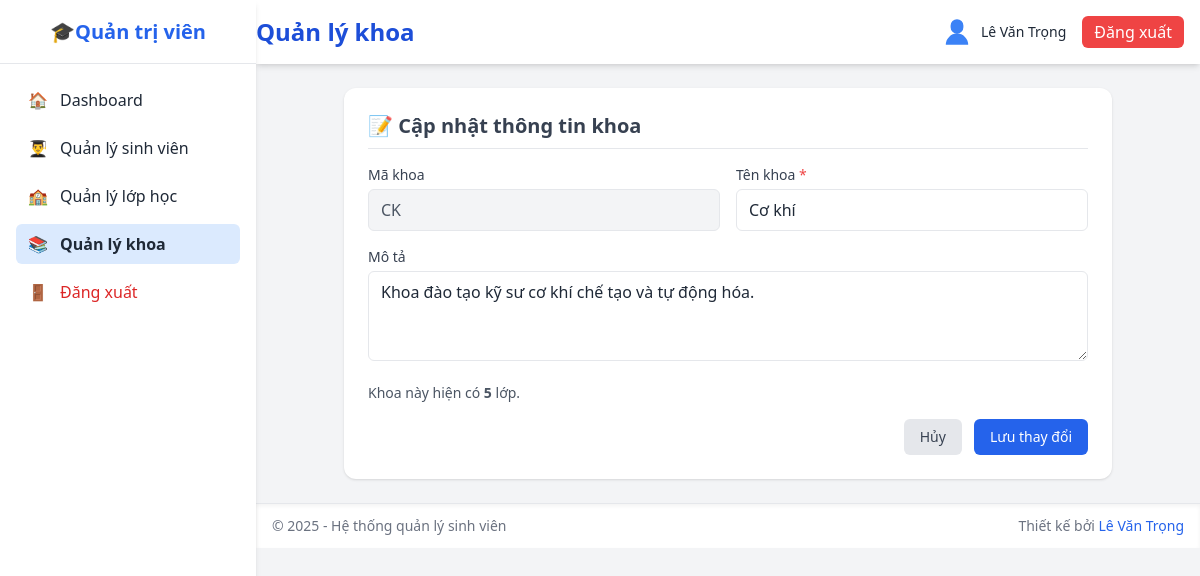
Screenshot of /admin/faculty_edit.php?makhoa=CK (signed in) with the database file from the repository.
### tables this page shows
CREATE TABLE `khoa` (
  `makhoa` varchar(20) NOT NULL,
  `tenkhoa` varchar(100) NOT NULL,
  `mota` text DEFAULT NULL
);

### database/pdo.php (called while the page is built, shortened)
<?php
class DB
{
    private static $pdo = null;
    private static function connect_pdo(): \PDO
    {
        $host = DB_HOST;
        $user = DB_USERNAME;
        $pass = DB_PASSWORD;
        $db   = DB_NAME;
        $charset = DB_CHARSET;
        $dsn = "mysql:host={$host};dbname={$db};charset={$charset}";
        try {
            $options = [
                \PDO::ATTR_ERRMODE => \PDO::ERRMODE_EXCEPTION,
                \PDO::ATTR_DEFAULT_FETCH_MODE => \PDO::FETCH_ASSOC,
                \PDO::ATTR_EMULATE_PREPARES => false,
            ];
            return new \PDO($dsn, $user, $pass, $options);
        } catch (\PDOException $e) {
            die('Kết nối PDO thất bại: ' . $e->getMessage());
        }
    }
    private static function init()
    {
        if (self::$pdo === null) {
            self::$pdo = self::connect_pdo();
        }
    }
    public static function getPdo()
    {
        return self::$pdo;
    }
    public static function selectOne(string $sql, array $params = []): ?array
    {
        $stmt = self::getPdo()->prepare($sql);
        $stmt->execute($params);
        $row = $stmt->fetch();
        return $row === false ? null : $row;
    }
}

### admin/faculty_edit.php (the view, shortened to what this page needs)
<?php
$makhoa = trim($_GET['makhoa'] ?? '');
$khoa = DB::selectOne('
    SELECT k.*, COUNT(l.malop) as solop
    FROM khoa k
    LEFT JOIN lop l ON k.makhoa = l.makhoa
    WHERE k.makhoa = :makhoa
    GROUP BY k.makhoa',
    ['makhoa' => $makhoa]
);
include('../includes/sidebar.php');
include('../includes/header.php');
?>
<div class="bg-white shadow rounded-xl p-6 max-w-3xl mx-auto">
    <h3 class="text-xl font-semibold mb-4 text-gray-700 border-b pb-2">📝 Cập nhật thông tin khoa</h3>
    <form action="faculty_edit_process.php" method="POST" class="space-y-4">
        <div class="grid grid-cols-1 sm:grid-cols-2 gap-4">
            <div>
                <label class="block text-sm font-medium text-gray-700 mb-1">Mã khoa</label>
                <div class="w-full border rounded-md px-3 py-2 bg-gray-100 text-gray-600">
                    <?php echo htmlspecialchars($khoa['makhoa']); ?>
                </div>
            </div>
            <div>
                <label class="block text-sm font-medium text-gray-700 mb-1">Tên khoa <span class="text-red-500">*</span></label>
                <input type="text" name="tenkhoa" required maxlength="100"
                       value="<?php echo htmlspecialchars($khoa['tenkhoa']); ?>"
                       class="w-full border rounded-md px-3 py-2 focus:ring-2 focus:ring-blue-400 outline-none"
                       placeholder="Tối đa 100 ký tự">
            </div>
            <div class="sm:col-span-2">
                <label class="block text-sm font-medium text-gray-700 mb-1">Mô tả</label>
                <textarea name="mota" rows="3"
                          class="w-full border rounded-md px-3 py-2 focus:ring-2 focus:ring-blue-400 outline-none"
                          placeholder="Mô tả thêm về khoa (không bắt buộc)"><?php echo htmlspecialchars($khoa['mota'] ?? ''); ?></textarea>
            </div>
            <div class="sm:col-span-2">
                <p class="text-sm text-gray-600">
                    Khoa này hiện có <strong><?php echo $khoa['solop']; ?></strong> lớp.
                </p>
            </div>
        </div>
        <div class="flex justify-end gap-3 mt-6">
            <a href="faculty_list.php" class="bg-gray-200 hover:bg-gray-300 text-gray-700 px-4 py-2 rounded-md text-sm">Hủy</a>
            <button type="submit" class="bg-blue-600 hover:bg-blue-700 text-white px-4 py-2 rounded-md text-sm">Lưu thay đổi</button>
        </div>
    </form>
</div>
<?php include('../includes/footer.php'); ?>

### rows the page displays
khoa: makhoa "CK", tenkhoa "Cơ khí", mota "Khoa đào tạo kỹ sư cơ khí chế tạo và tự động hóa."

### other values shown
$page_title "Quản lý khoa"
$_SESSION['fullname'] "Lê Văn Trọng"
$khoa['solop'] "5"
